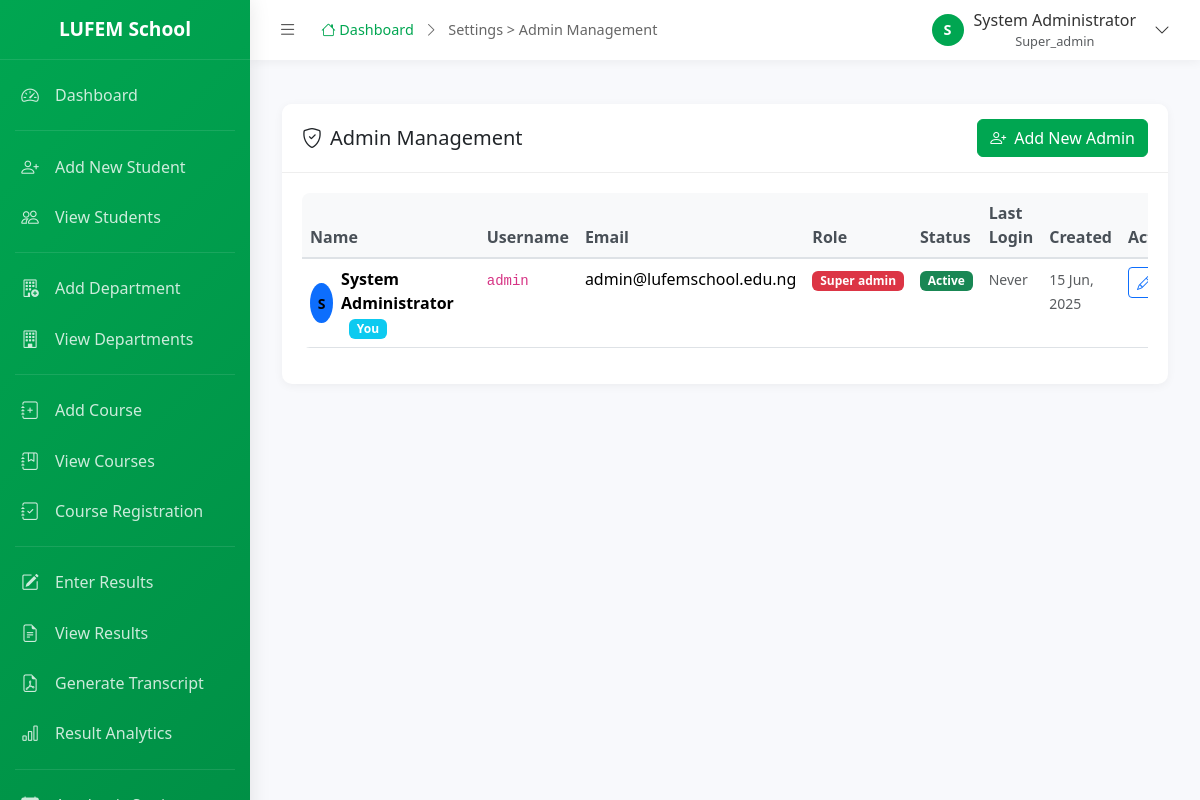
/admin/settings/admins.php (signed in), run on the app's committed database.
### tables this page shows
CREATE TABLE `institutions` (
  `institution_id` int(11) NOT NULL AUTO_INCREMENT,
  `institution_name` varchar(255) NOT NULL,
  `institution_code` varchar(20) NOT NULL,
  `address` text,
  `phone` varchar(20),
  `email` varchar(100),
  `website` varchar(100),
  `logo_path` varchar(255),
  `primary_color` varchar(7) DEFAULT '#00A651',
  `secondary_color` varchar(7) DEFAULT '#FFFFFF',
  `is_active` tinyint(1) DEFAULT 1,
  `created_at` timestamp NOT NULL DEFAULT CURRENT_TIMESTAMP,
  `updated_at` timestamp NOT NULL DEFAULT CURRENT_TIMESTAMP ON UPDATE CURRENT_TIMESTAMP,
  PRIMARY KEY (`institution_id`),
  UNIQUE KEY `institution_code` (`institution_code`)
);

CREATE TABLE `users` (
  `user_id` int(11) NOT NULL AUTO_INCREMENT,
  `institution_id` int(11) NOT NULL,
  `username` varchar(50) NOT NULL,
  `password` varchar(255) NOT NULL,
  `email` varchar(100),
  `full_name` varchar(255) NOT NULL,
  `role` enum('super_admin','admin','student') NOT NULL DEFAULT 'student',
  `is_active` tinyint(1) DEFAULT 1,
  `last_login` timestamp NULL DEFAULT NULL,
  `created_at` timestamp NOT NULL DEFAULT CURRENT_TIMESTAMP,
  `updated_at` timestamp NOT NULL DEFAULT CURRENT_TIMESTAMP ON UPDATE CURRENT_TIMESTAMP,
  PRIMARY KEY (`user_id`),
  UNIQUE KEY `username` (`username`),
  KEY `institution_id` (`institution_id`),
  FOREIGN KEY (`institution_id`) REFERENCES `institutions` (`institution_id`) ON DELETE CASCADE
);

### config/database.php (called while the page is built, shortened)
<?php
class Database {
    private $host = DB_HOST;
    private $user = DB_USER;
    private $pass = DB_PASS;
    private $dbname = DB_NAME;
    private $dbh;
    private $stmt;
    public function __construct() {
        $dsn = 'mysql:host=' . $this->host . ';dbname=' . $this->dbname . ';charset=utf8mb4';
        $options = array(
            PDO::ATTR_PERSISTENT => true,
            PDO::ATTR_ERRMODE => PDO::ERRMODE_EXCEPTION,
            PDO::ATTR_DEFAULT_FETCH_MODE => PDO::FETCH_ASSOC,
            PDO::ATTR_EMULATE_PREPARES => false
        );
        try {
            $this->dbh = new PDO($dsn, $this->user, $this->pass, $options);
        } catch(PDOException $e) {
            $this->error = $e->getMessage();
            echo 'Connection Error: ' . $this->error;
        }
    }
    public function query($query) {
        $this->stmt = $this->dbh->prepare($query);
    }
    public function bind($param, $value, $type = null) {
        if(is_null($type)) {
            switch(true) {
                case is_int($value):
                    $type = PDO::PARAM_INT;
                    break;
            }
        }
        $this->stmt->bindValue($param, $value, $type);
    }
    public function execute() {
        return $this->stmt->execute();
    }
    public function resultSet() {
        $this->execute();
        return $this->stmt->fetchAll();
    }
    public function single() {
        $this->execute();
        return $this->stmt->fetch();
    }
}
?>

### includes/functions.php (called while the page is built, shortened)
<?php
function get_user_id() {
    return $_SESSION['user_id'] ?? null;
}
function format_date($date, $format = 'd M, Y') {
    return date($format, strtotime($date));
}
?>

### admin/settings/admins.php (the view, shortened to what this page needs)
<?php
$breadcrumb = "Settings > Admin Management";
require_once '../../includes/functions.php';
$db = new Database();
$institution_id = get_institution_id();
$db->query("SELECT * FROM users WHERE institution_id = :institution_id AND role IN ('admin', 'super_admin') ORDER BY created_at DESC");
$db->bind(':institution_id', $institution_id);
$admins = $db->resultSet();
include_once '../includes/header.php';
?>
<div class="container-fluid py-4">
    <div class="row">
        <div class="col-12">
            <div class="card">
                <div class="card-header d-flex justify-content-between align-items-center">
                    <h5 class="mb-0">
                        <i class="bi bi-shield-check me-2"></i>Admin Management
                    </h5>
                    <a href="add-admin.php" class="btn btn-primary">
                        <i class="bi bi-person-plus me-2"></i>Add New Admin
                    </a>
                </div>
                <div class="card-body">
                    <div class="table-responsive">
                        <table class="table table-hover">
                            <thead class="table-light">
                                <tr>
                                    <th>Name</th>
                                    <th>Username</th>
                                    <th>Email</th>
                                    <th>Role</th>
                                    <th>Status</th>
                                    <th>Last Login</th>
                                    <th>Created</th>
                                    <th>Actions</th>
                                </tr>
                            </thead>
                            <tbody>
                                <?php if (empty($admins)): ?>
                                    <tr>
                                        <td colspan="8" class="text-center py-4">
                                            <div class="text-muted">
                                                <i class="bi bi-inbox display-4 d-block mb-2"></i>
                                                No admins found
                                            </div>
                                        </td>
                                    </tr>
                                <?php else: ?>
                                    <?php foreach ($admins as $admin): ?>
                                        <tr>
                                            <td>
                                                <div class="d-flex align-items-center">
                                                    <div class="avatar me-2">
                                                        <div class="avatar-initial bg-primary rounded-circle">
                                                            <?php echo strtoupper(substr($admin['full_name'], 0, 1)); ?>
                                                        </div>
                                                    </div>
                                                    <div>
                                                        <strong><?php echo htmlspecialchars($admin['full_name']); ?></strong>
                                                        <?php if ($admin['user_id'] == get_user_id()): ?>
                                                            <span class="badge bg-info ms-2">You</span>
                                                        <?php endif; ?>
                                                    </div>
                                                </div>
                                            </td>
                                            <td>
                                                <code><?php echo htmlspecialchars($admin['username']); ?></code>
                                            </td>
                                            <td>
                                                <?php echo htmlspecialchars($admin['email'] ?: 'Not Set'); ?>
                                            </td>
                                            <td>
                                                <span class="badge bg-<?php echo ($admin['role'] == 'super_admin') ? 'danger' : 'warning'; ?>">
                                                    <?php echo ucfirst(str_replace('_', ' ', $admin['role'])); ?>
                                                </span>
                                            </td>
                                            <td>
                                                <span class="badge bg-<?php echo $admin['is_active'] ? 'success' : 'secondary'; ?>">
                                                    <?php echo $admin['is_active'] ? 'Active' : 'Inactive'; ?>
                                                </span>
                                            </td>
                                            <td>
                                                <small class="text-muted">
                                                    <?php echo $admin['last_login'] ? format_date($admin['last_login'], 'd M, Y H:i') : 'Never'; ?>
                                                </small>
                                            </td>
                                            <td>
                                                <small class="text-muted">
                                                    <?php echo format_date($admin['created_at']); ?>
                                                </small>
                                            </td>
                                            <td>
                                                <div class="btn-group btn-group-sm" role="group">
                                                    <a href="edit-admin.php?id=<?php echo $admin['user_id']; ?>"
                                                       class="btn btn-outline-primary" title="Edit">
                                                        <i class="bi bi-pencil"></i>
                                                    </a>
                                                </div>
                                            </td>
                                        </tr>
                                    <?php endforeach; ?>
                                <?php endif; ?>
                            </tbody>
                        </table>
                    </div>
                </div>
            </div>
        </div>
    </div>
</div>
<?php include_once '../includes/footer.php'; ?>

### admin/includes/header.php (shortened to what this page needs)
<?php
$user_id = get_user_id();
$db = new Database();
$db->query("SELECT * FROM users WHERE user_id = :user_id");
$db->bind(':user_id', $user_id);
$user = $db->single();
$institution_id = get_institution_id();
$db->query("SELECT * FROM institutions WHERE institution_id = :institution_id");
$db->bind(':institution_id', $institution_id);
$institution = $db->single();
$current_page = basename($_SERVER['PHP_SELF']);
$current_dir = basename(dirname($_SERVER['PHP_SELF']));
?>
<!DOCTYPE html>
<html lang="en">
<head>
    <link href="https://cdn.jsdelivr.net/npm/bootstrap@5.3.3/dist/css/bootstrap.min.css" rel="stylesheet">
    <link href="https://cdn.jsdelivr.net/npm/bootstrap-icons@1.11.1/font/bootstrap-icons.css" rel="stylesheet">
</head>
<body>
    <div id="sidebar-wrapper">
        <div class="sidebar-heading">
            <span class="school-name"><?php echo $institution['institution_name'] ?? 'LUFEM School'; ?></span>
        </div>
        <div class="list-group list-group-flush">
            <a href="<?php echo ADMIN_URL; ?>/dashboard.php" class="list-group-item <?php echo ($current_page == 'dashboard.php') ? 'active' : ''; ?>">
                <i class="bi bi-speedometer2"></i>
                <span class="menu-text">Dashboard</span>
            </a>
            <div class="sidebar-divider"></div>
            <a href="<?php echo ADMIN_URL; ?>/students/add.php" class="list-group-item <?php echo ($current_dir == 'students' && $current_page == 'add.php') ? 'active' : ''; ?>">
                <i class="bi bi-person-plus"></i>
                <span class="menu-text">Add New Student</span>
            </a>
            <a href="<?php echo ADMIN_URL; ?>/students/index.php" class="list-group-item <?php echo ($current_dir == 'students' && $current_page == 'index.php') ? 'active' : ''; ?>">
                <i class="bi bi-people"></i>
                <span class="menu-text">View Students</span>
            </a>
            <div class="sidebar-divider"></div>
            <a href="<?php echo ADMIN_URL; ?>/departments/add.php" class="list-group-item <?php echo ($current_dir == 'departments' && $current_page == 'add.php') ? 'active' : ''; ?>">
                <i class="bi bi-building-add"></i>
                <span class="menu-text">Add Department</span>
            </a>
            <a href="<?php echo ADMIN_URL; ?>/departments/index.php" class="list-group-item <?php echo ($current_dir == 'departments' && $current_page == 'index.php') ? 'active' : ''; ?>">
                <i class="bi bi-building"></i>
                <span class="menu-text">View Departments</span>
            </a>
            <div class="sidebar-divider"></div>
            <a href="<?php echo ADMIN_URL; ?>/courses/add.php" class="list-group-item <?php echo ($current_dir == 'courses' && $current_page == 'add.php') ? 'active' : ''; ?>">
                <i class="bi bi-journal-plus"></i>
                <span class="menu-text">Add Course</span>
            </a>
            <a href="<?php echo ADMIN_URL; ?>/courses/index.php" class="list-group-item <?php echo ($current_dir == 'courses' && $current_page == 'index.php') ? 'active' : ''; ?>">
                <i class="bi bi-journal-bookmark"></i>
                <span class="menu-text">View Courses</span>
            </a>
            <a href="<?php echo ADMIN_URL; ?>/courses/registration.php" class="list-group-item <?php echo ($current_dir == 'courses' && $current_page == 'registration.php') ? 'active' : ''; ?>">
                <i class="bi bi-journal-check"></i>
                <span class="menu-text">Course Registration</span>
            </a>
            <div class="sidebar-divider"></div>
            <a href="<?php echo ADMIN_URL; ?>/results/entry.php" class="list-group-item <?php echo ($current_dir == 'results' && $current_page == 'entry.php') ? 'active' : ''; ?>">
                <i class="bi bi-pencil-square"></i>
                <span class="menu-text">Enter Results</span>
            </a>
            <a href="<?php echo ADMIN_URL; ?>/results/index.php" class="list-group-item <?php echo ($current_dir == 'results' && $current_page == 'index.php') ? 'active' : ''; ?>">
                <i class="bi bi-file-earmark-text"></i>
                <span class="menu-text">View Results</span>
            </a>
            <a href="<?php echo ADMIN_URL; ?>/results/transcript.php" class="list-group-item <?php echo ($current_dir == 'results' && $current_page == 'transcript.php') ? 'active' : ''; ?>">
                <i class="bi bi-file-earmark-pdf"></i>
                <span class="menu-text">Generate Transcript</span>
            </a>
            <a href="<?php echo ADMIN_URL; ?>/results/analytics.php" class="list-group-item <?php echo ($current_dir == 'results' && $current_page == 'analytics.php') ? 'active' : ''; ?>">
                <i class="bi bi-bar-chart"></i>
                <span class="menu-text">Result Analytics</span>
            </a>
            <div class="sidebar-divider"></div>
            <a href="<?php echo ADMIN_URL; ?>/settings/academic.php" class="list-group-item <?php echo ($current_dir == 'settings' && $current_page == 'academic.php') ? 'active' : ''; ?>">
                <i class="bi bi-calendar-check"></i>
                <span class="menu-text">Academic Settings</span>
            </a>
        </div>
    </div>
    <div id="page-content-wrapper">
        <div class="topbar">
            <div class="d-flex align-items-center">
                <button class="toggle-sidebar" id="toggleSidebar">
                    <i class="bi bi-list"></i>
                </button>
                <div class="breadcrumb-nav ms-3">
                    <a href="<?php echo ADMIN_URL; ?>/dashboard.php">
                        <i class="bi bi-house"></i> Dashboard
                    </a>
                    <?php if (isset($breadcrumb)): ?>
                        <i class="bi bi-chevron-right"></i>
                        <span><?php echo $breadcrumb; ?></span>
                    <?php endif; ?>
                </div>
            </div>
            <div class="user-dropdown">
                <button class="user-dropdown-toggle" id="userDropdownToggle">
                    <div class="user-avatar">
                        <?php echo strtoupper(substr($user['full_name'], 0, 1)); ?>
                    </div>
                    <div class="user-info d-none d-md-block">
                        <div class="user-name"><?php echo $user['full_name']; ?></div>
                        <div class="user-role text-muted" style="font-size: 0.8rem;"><?php echo ucfirst($user['role']); ?></div>
                    </div>
                    <i class="bi bi-chevron-down ms-2"></i>
                </button>
            </div>
        </div>
        <div class="main-content">

### admin/settings/admins.php (style rules this page uses)
.avatar { width: 40px; height: 40px; }
.avatar-initial { width: 100%; height: 100%; display: flex; align-items: center; justify-content: center; font-weight: 600; font-size: 0.875rem; }

### data on the page
institutions: institution_name "LUFEM School"
users: full_name "S", full_name "System Administrator", role "Super_admin", shows "You", username "admin", email "admin@lufemschool.edu.ng", role "Super admin", is_active "Active", shows "Never", created_at "15 Jun, 2025"

### other printed values
$breadcrumb "Settings > Admin Management"
